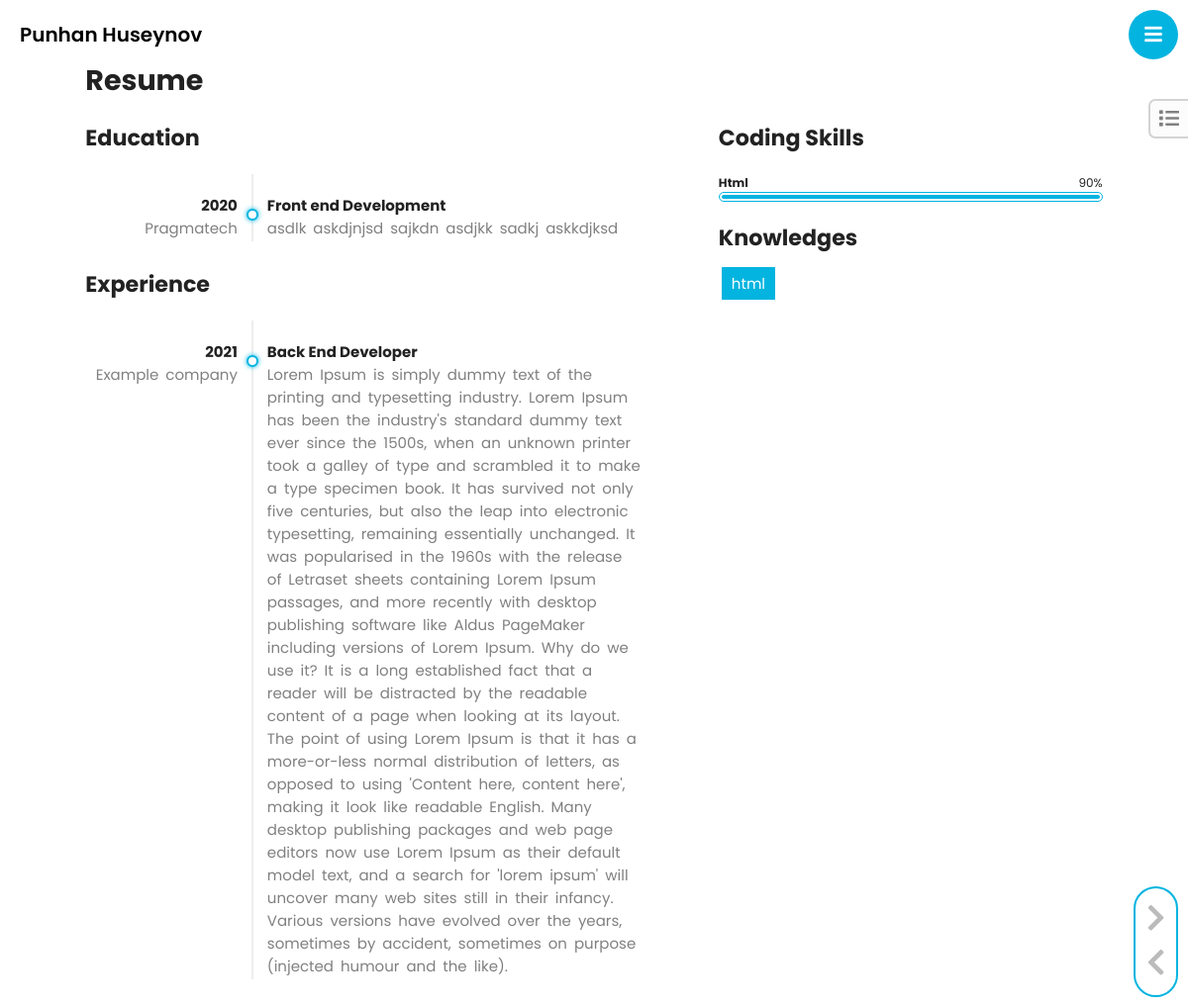
/resume, run on the app's committed database.
### layihe/model/__init__.py (models this page shows)
class education(db.Model):
    id=db.Column(db.Integer,primary_key=True)
    year=db.Column(db.Integer)
    school=db.Column(db.String(50))
    lesson=db.Column(db.String(50))
    description=db.Column(db.Text)

class experience(db.Model):
    id=db.Column(db.Integer,primary_key=True)
    year=db.Column(db.Integer)
    company=db.Column(db.String(50))
    work=db.Column(db.String(50))
    description=db.Column(db.Text)

class skills(db.Model):
    id=db.Column(db.Integer,primary_key=True)
    name=db.Column(db.String(50))
    level=db.Column(db.Integer)

class knowledges(db.Model):
    id=db.Column(db.Integer,primary_key=True)
    name=db.Column(db.String(50))

### layihe/user/__init__.py (the view)
@app.route('/resume')
def resume():
    kno=knowledges.query.all()
    skill=skills.query.all()
    educations=education.query.all()
    experiences=experience.query.all()
    return render_template('resume.html',data=kno,skil=skill,edu=educations,exp=experiences)

### layihe/setting/templates/resume.html (shortened to what this page needs)
<!DOCTYPE html>
<html lang="en">
<head>
    <link rel="stylesheet" href="../static/css/style.css">
    <link rel="stylesheet" href="https://cdnjs.cloudflare.com/ajax/libs/font-awesome/5.15.1/css/all.min.css">
</head>
<body>
    {% include 'base/searchbar.html' %}
    {% include 'base/mobilemenubutton.html' %}
    {% include 'base/mobileheader.html' %}
    {% include 'base/mobilenavbararrow.html' %}
    <div id="container">
        <div id="inner-container">
            <div id='inner-container-container'>
                <div id="resume-div">
                    <h2>Resume</h2>
                    <div id='resume-div-row'>
                        <div id="resume-div-row-part-1">
                            <div>
                                <h3>Education</h3>
                            </div>
                            <div id='timeline'>
                                <ul>
                                    {% for i in edu %}
                                    <li>
                                        <div class="row">
                                        <div id="time">
                                            <h4>{{i.year}}</h4>
                                            <p>{{i.school}}</p>
                                        </div>
                                        <div id='content'>
                                            <h4>{{i.lesson}}</h4>
                                            <p>{{i.description}}</p>
                                        </div>
                                        </div>
                                    </li>
                                    {% endfor %}
                                </ul>
                            </div>
                            <div>
                                <h3>Experience</h3>
                            </div>
                            <div id='timeline'>
                                <ul>
                                    {% for i in exp %}
                                    <li>
                                        <div class="row">
                                        <div id="time">
                                            <h4>{{i.year}}</h4>
                                            <p>{{i.company}}</p>
                                        </div>
                                        <div id='content'>
                                            <h4>{{i.work}}</h4>
                                            <p>{{i.description}}</p>
                                        </div>
                                        </div>
                                    </li>
                                    {% endfor %}
                                </ul>
                            </div>
                        </div>
                        <div id="resume-div-row-part-2">
                            <div id='fchild'>
                                <h3>Coding Skills</h3>
                            </div>
                            <div id='skills-div'>
                                {% for  i in skil %}
                                <div id='skill-bar'>
                                    <div id='skill-bar-text'>
                                        <h4>{{i.name}}</h4>
                                        <p >{{i.level}}%</p>
                                    </div>
                                    <div id='skill-bar-bar' >
                                        <div id='inner-skill-bar-bar' class="load-bar"></div>
                                    </div>
                                </div>
                                {% endfor  %}
                            </div>
                            <div id="knowledges-div">
                                <h3>Knowledges</h3>
                                <div id='knowledge-row'>
                                    {% for i in data%}
                                    <div id='knowledge-item'>
                                        <div id='inner-knowledge-item'>
                                            {{i.name}}
                                        </div>
                                    </div>
                                    {% endfor %}
                                </div>
                            </div>
                        </div>
                    </div>
                </div>
            </div>
        </div>
    </div>
</body>
</html>

### layihe/setting/templates/base/searchbar.html (shortened to what this page needs)
<div id='search-bar'>
    <button id='search-bar-open-button'><i class="fas fa-list"></i></button>
</div>

### layihe/setting/templates/base/mobilemenubutton.html
<button id="responsive-menu-button">
    <i class="fas fa-bars"></i>
</button>

### layihe/setting/templates/base/mobileheader.html
<a href="#" id='mobile-header'>
    Punhan Huseynov
</a>

### layihe/setting/templates/base/mobilenavbararrow.html
<div id="mobile-navbar-arrow">
    <a href="#" class="arrow" id='arrow-right'><i class="fas fa-chevron-right"></i></a>
    <a href="#" class="arrow" id='arrow-left'><i class="fas fa-chevron-left"></i></a>
</div>

### data on the page
education: year "2020", school "Pragmatech", lesson "Front end Development", description "asdlk askdjnjsd sajkdn asdjkk sadkj askkdjksd"
experience: year "2021", company "Example company", work "Back End Developer", description "Lorem Ipsum is simply dummy text of the printing and typesetting industry. Lorem Ipsum has been the industry's standard dummy text ever since the 1500s, when an unknown printer took a galley of type and scrambled it to make a type specimen book. It has survived not only five centuries, but also the leap into electronic typesetting, remaining essentially unchanged. It was popularised in the 1960s with the release of Letraset sheets containing Lorem Ipsum passages, and more recently with desktop publishing software like Aldus PageMaker including versions of Lorem Ipsum. Why do we use it? It is a long established fact that a reader will be distracted by the readable content of a page when…"
skills: name "Html", level "90"
knowledges: name "html"
